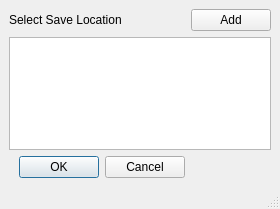
<?xml version="1.0" encoding="UTF-8"?>
<ui version="4.0">
 <class>MainWindow</class>
 <widget class="QMainWindow" name="MainWindow">
  <property name="geometry">
   <rect>
    <x>0</x>
    <y>0</y>
    <width>280</width>
    <height>209</height>
   </rect>
  </property>
  <property name="windowTitle">
   <string>MainWindow</string>
  </property>
  <widget class="QWidget" name="centralwidget">
   <layout class="QGridLayout" name="gridLayout">
    <item row="0" column="0">
     <widget class="QLabel" name="label">
      <property name="minimumSize">
       <size>
        <width>0</width>
        <height>0</height>
       </size>
      </property>
      <property name="text">
       <string>Select Save Location</string>
      </property>
     </widget>
    </item>
    <item row="0" column="1">
     <widget class="QPushButton" name="pushButton">
      <property name="maximumSize">
       <size>
        <width>80</width>
        <height>16777215</height>
       </size>
      </property>
      <property name="text">
       <string>Add</string>
      </property>
     </widget>
    </item>
    <item row="1" column="0" colspan="2">
     <widget class="QListWidget" name="listWidget"/>
    </item>
    <item row="2" column="0">
     <widget class="QDialogButtonBox" name="buttonBox">
      <property name="orientation">
       <enum>Qt::Horizontal</enum>
      </property>
      <property name="standardButtons">
       <set>QDialogButtonBox::Cancel|QDialogButtonBox::Ok</set>
      </property>
     </widget>
    </item>
   </layout>
  </widget>
  <widget class="QMenuBar" name="menubar">
   <property name="geometry">
    <rect>
     <x>0</x>
     <y>0</y>
     <width>280</width>
     <height>25</height>
    </rect>
   </property>
  </widget>
  <widget class="QStatusBar" name="statusbar"/>
 </widget>
 <resources/>
 <connections/>
</ui>
